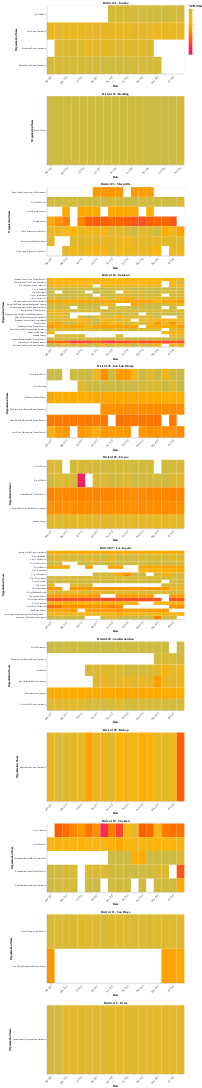

Notebook code cell kept with this figure:
### Code cell
charts = []
for district in unique_districts:
    filtered_df = m2.loc[m2.caltrans_district == district]
    chart = heatmap(
        filtered_df,
        "vp_per_min",
        color_dict["vp_domain"],
        color_dict["vp_range"],
        3,
    )
    charts.append(chart)
display(
    Markdown(
        f"""<h1 style="border-bottom: 3px solid #000;"><b>{readable_dict["vp_per_min_graph"]["title"]}</b></h1><br>
        {readable_dict["vp_per_min_graph"]["subtitle"]}
            """
    )
)
display(alt.vconcat(*charts))
